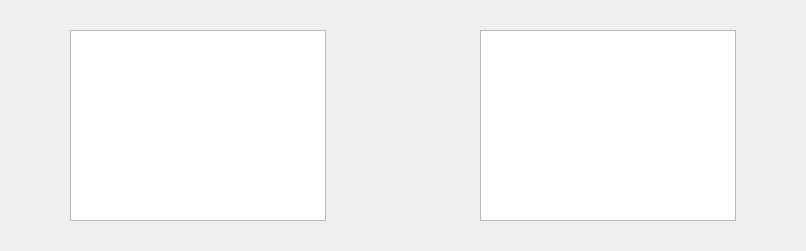
<?xml version="1.0" encoding="UTF-8"?>
<ui version="4.0">
 <class>Score</class>
 <widget class="QWidget" name="Score">
  <property name="windowTitle">
   <string>Form</string>
  </property>
  <widget class="QListView" name="listView">
   <property name="geometry">
    <rect>
     <x>70</x>
     <y>30</y>
     <width>256</width>
     <height>191</height>
    </rect>
   </property>
  </widget>
  <widget class="QListView" name="listView_2">
   <property name="geometry">
    <rect>
     <x>480</x>
     <y>30</y>
     <width>256</width>
     <height>191</height>
    </rect>
   </property>
  </widget>
 </widget>
 <resources/>
 <connections/>
</ui>
